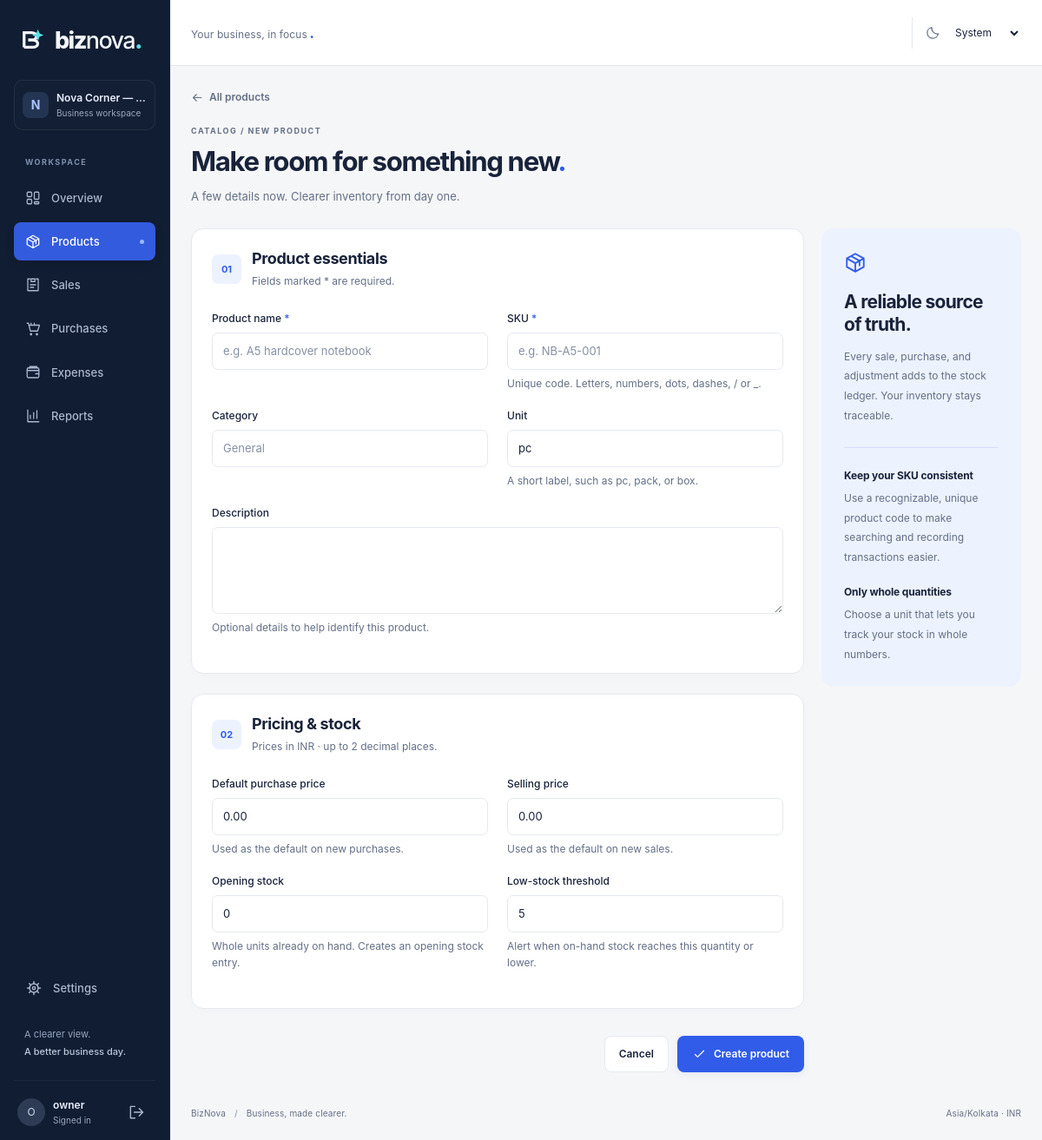
/products/new (signed in), run on the app's committed database.
### app/models/settings.py (models this page shows, shortened)
class BusinessSettings(db.Model):
    __tablename__ = "business_settings"
    id = db.Column(db.Integer, primary_key=True)
    business_name = db.Column(db.String(120), nullable=False, default="BizNova")
    currency = db.Column(db.String(3), nullable=False, default="INR")
    timezone = db.Column(db.String(64), nullable=False, default="Asia/Kolkata")
    theme = db.Column(db.String(10), nullable=False, default="system")
    updated_at = db.Column(db.DateTime, nullable=False, default=utcnow, onupdate=utcnow)
    __table_args__ = (
        db.CheckConstraint("theme IN ('light', 'dark', 'system')", name="ck_settings_theme"),
        db.CheckConstraint("length(currency) = 3", name="ck_settings_currency"),
    )
    @classmethod
    def get(cls) -> "BusinessSettings":
        with db.session.no_autoflush:
            settings = db.session.get(cls, 1)
        return settings

### app/models/user.py (models this page shows, shortened)
class User(TimestampMixin, db.Model):
    __tablename__ = "users"
    id = db.Column(db.Integer, primary_key=True)
    username = db.Column(db.String(40), nullable=False, unique=True, index=True)
    display_name = db.Column(db.String(120), nullable=False)
    password_hash = db.Column(db.String(255), nullable=False)
    last_login_at = db.Column(db.DateTime, nullable=True)

### app/blueprints/products.py (the view)
@bp.route("/new", methods=["GET", "POST"])
@login_required
def create():
    return product_form()

### app/blueprints/products.py (called while the page is built, shortened)
def product_form(product=None):
    errors, status = {}, 200
    if request.method == "POST":
        result, errors, status = attempt(lambda: products.update_product(product, request.form, g.user.id) if product else products.create_product(request.form, g.user.id))
        if not errors:
            flash("Product saved.", "success")
            return redirect(f"/products/{result.id}", code=303)
        form = request.form
    else:
        form = {"unit": "pc", "opening_stock": 0, "low_stock_threshold": 5, "purchase_price": "0.00", "selling_price": "0.00"}
    return render_template("products/form.html", product=product, form=form, errors=errors, categories=db.session.scalars(select(Category).order_by(Category.name)).all()), status

### app/models/base.py (called while the page is built)
def utcnow() -> datetime:
    return datetime.now(timezone.utc).replace(tzinfo=None)

### app/security.py (called while the page is built)
def session_expired():
    if not session.get("user_id"):
        return False
    try:
        seen = datetime.fromisoformat(session["last_seen"])
        return utcnow() - seen > current_app.config["SESSION_IDLE_TIMEOUT"]
    except (KeyError, ValueError, TypeError):
        return True

def login_required(view):
    @wraps(view)
    def wrapped(*args, **kwargs):
        if not getattr(g, "user", None):
            return redirect(url_for("auth.login", next=request.full_path if request.method == "GET" else "/"))
        return view(*args, **kwargs)
    return wrapped

def credential_stamp(user):
    return hmac.new(current_app.secret_key.encode(), user.password_hash.encode(), hashlib.sha256).hexdigest()

def load_user():
    g.user = None
    if session_expired():
        session.clear()
    if session.get("user_id"):
        g.user = db.session.get(User, session["user_id"])
        if not g.user or not hmac.compare_digest(session.get("credential_stamp", ""), credential_stamp(g.user)):
            session.clear()
            g.user = None
        else:
            session["last_seen"] = utcnow().isoformat()

### app/services/clock.py (called while the page is built)
def coerce_zone(name: str | None) -> ZoneInfo:
    try:
        return ZoneInfo(name or DEFAULT_TZ)
    except (ZoneInfoNotFoundError, ValueError):
        return ZoneInfo(DEFAULT_TZ)

def business_now(tz_name: str | None = None) -> datetime:
    return datetime.now(coerce_zone(tz_name))

def business_today(tz_name: str | None = None) -> date:
    return business_now(tz_name).date()

### app/templates/products/form.html (shortened to what this page needs)
{% extends 'base.html' %}
{% import '_ui.html' as ui with context %}
{% block content %}
<a class="back-link" href="{{ '/products/' ~ product.id if product else '/products' }}">{{ ui.icon('back') }}{{ 'Back to product' if product else 'All products' }}</a>
<div class="page-heading"><div><p class="eyebrow">CATALOG / {{ 'EDIT' if product else 'NEW PRODUCT' }}</p><h1>{{ 'Edit product' if product else 'Make room for something new' }}<span class="accent-dot">.</span></h1><p class="page-description">{{ 'Update your catalog without changing historical transactions.' if product else 'A few details now. Clearer inventory from day one.' }}</p></div></div>
<div class="form-layout"><form method="post" action="{{ '/products/' ~ product.id ~ '/edit' if product else '/products/new' }}" class="stack" data-async>{{ ui.csrf() }}
<section class="card form-card"><div class="section-title"><span class="step-number">01</span><div><h2>Product essentials</h2><p class="muted">Fields marked * are required.</p></div></div><div class="form-grid">{{ ui.input('name', 'Product name', required=true, maxlength=160, autocomplete='off', placeholder='e.g. A5 hardcover notebook') }}{{ ui.input('sku', 'SKU', required=true, maxlength=40, hint='Unique code. Letters, numbers, dots, dashes, / or _.', placeholder='e.g. NB-A5-001', autocomplete='off') }}{{ ui.input('category', 'Category', maxlength=80, placeholder='General') }}{{ ui.input('unit', 'Unit', maxlength=16, placeholder='pc', hint='A short label, such as pc, pack, or box.') }}</div>{{ ui.textarea('description', 'Description', maxlength=1000, hint='Optional details to help identify this product.') }}</section>
<section class="card form-card"><div class="section-title"><span class="step-number">02</span><div><h2>Pricing & stock</h2><p class="muted">Prices in {{ business.currency }} · up to 2 decimal places.</p></div></div><div class="form-grid">{{ ui.input('purchase_price', 'Default purchase price', inputmode='decimal', placeholder='0.00', hint='Used as the default on new purchases.') }}{{ ui.input('selling_price', 'Selling price', inputmode='decimal', placeholder='0.00', hint='Used as the default on new sales.') }}{% if not product %}{{ ui.input('opening_stock', 'Opening stock', type='number', min=0, step=1, inputmode='numeric', hint='Whole units already on hand. Creates an opening stock entry.') }}{% else %}<div class="field"><span class="field-label">Current stock</span><div class="readonly-value">{{ product.current_stock }} {{ product.unit }}</div><p class="hint">Use a <a href="/products/{{ product.id }}#adjust-stock">stock adjustment</a> to change quantity.</p></div>{% endif %}{{ ui.input('low_stock_threshold', 'Low-stock threshold', type='number', min=0, step=1, inputmode='numeric', hint='Alert when on-hand stock reaches this quantity or lower.') }}</div></section>
<div class="form-actions"><a class="btn btn-secondary" href="{{ '/products/' ~ product.id if product else '/products' }}">Cancel</a><button class="btn btn-primary" type="submit" data-loading-label="Saving product…">{{ ui.icon('check') }}{{ 'Save changes' if product else 'Create product' }}</button></div></form>
<aside class="form-aside"><div class="aside-callout">{{ ui.icon('box') }}<h2>A reliable source of truth.</h2><p>Every sale, purchase, and adjustment adds to the stock ledger. Your inventory stays traceable.</p><hr><h3>Keep your SKU consistent</h3><p>Use a recognizable, unique product code to make searching and recording transactions easier.</p><h3>Only whole quantities</h3><p>Choose a unit that lets you track your stock in whole numbers.</p></div></aside></div>
{% endblock %}

### app/templates/base.html (shortened to what this page needs)
<!doctype html>
<html lang="en" data-theme="light">
<head>
  <link rel="stylesheet" href="{{ url_for('static', filename='css/app.css') }}">
</head>
{% import '_ui.html' as ui with context %}
<body class="{% if not current_user %}auth-layout{% endif %}" data-currency="{{ business.currency if business else 'INR' }}">
{% if current_user %}
<aside class="sidebar no-print" id="sidebar" aria-label="Workspace navigation">
  <div class="sidebar-brand"><a class="brand" href="/" aria-label="BizNova home"><svg class="brand-mark" width="32" height="32" viewBox="0 0 32 32" fill="none" aria-hidden="true"><path d="M4 25V7h9c8 0 8 9 1 9H9m5 0c9 0 9 9 0 9H4" stroke="currentColor" stroke-width="3.5"/><path d="m21 3 2 5 5 2-5 2-2 5-2-5-5-2 5-2 2-5Z" fill="#5CE1E6"/></svg><span>biz<span class="brand-nova">nova</span><span class="brand-period">.</span></span></a><button class="icon-button mobile-only js-only" type="button" data-close-drawer aria-label="Close navigation">{{ ui.icon('close') }}</button></div>
  <div class="workspace-label"><span class="workspace-avatar">{{ (business.business_name or 'B')[:1]|upper }}</span><div><strong>{{ business.business_name }}</strong><small>Business workspace</small></div></div>
  <p class="nav-caption">WORKSPACE</p>
  <nav class="main-nav" aria-label="Main">
  {% for href, label, icon in [('/', 'Overview', 'dashboard'), ('/products', 'Products', 'box'), ('/sales', 'Sales', 'sale'), ('/purchases', 'Purchases', 'purchase'), ('/expenses', 'Expenses', 'expense'), ('/reports', 'Reports', 'report')] %}
  {% set active = request.path == href if href == '/' else request.path.startswith(href) %}<a href="{{ href }}" aria-label="{{ label }}" {% if active %}aria-current="page"{% endif %}>{{ ui.icon(icon) }}<span>{{ label }}</span>{% if active %}<span class="nav-active-dot"></span>{% endif %}</a>
  {% endfor %}
  </nav>
  <div class="sidebar-bottom"><a class="settings-nav {% if request.path == '/settings' %}active{% endif %}" href="/settings" {% if request.path == '/settings' %}aria-current="page"{% endif %}>{{ ui.icon('settings') }}Settings</a><div class="sidebar-note">A clearer view.<br><strong>A better business day.</strong></div><div class="account-row"><span class="user-avatar">{{ current_user.username[:1]|upper }}</span><div><strong>{{ current_user.username }}</strong><small>Signed in</small></div><form method="post" action="/auth/logout">{{ ui.csrf() }}<button class="icon-button" type="submit" aria-label="Sign out" title="Sign out">{{ ui.icon('logout') }}</button></form></div></div>
</aside>
{% endif %}
<div class="app-shell" id="app-shell">
  <header class="topbar no-print">
    <div class="topbar-start">{% if current_user %}<span class="topbar-workspace">Your business, in focus<span class="accent-dot">.</span></span>{% else %}<a class="brand brand-compact" href="/">biz<span class="brand-nova">nova</span><span class="brand-period">.</span></a>{% endif %}</div>
    <div class="topbar-actions"><div class="theme-control">{{ ui.icon('moon') }}<select id="header-theme" data-theme-select aria-label="Color theme"><option value="system" selected>System</option></select></div></div>
  </header>
  <main id="main-content" class="main-content" tabindex="-1">
    {% block content %}{% endblock %}
    {% if current_user %}<footer class="page-footer"><span>BizNova <span class="footer-divider">/</span> Business, made clearer.</span><span>{{ business.timezone }} · {{ business.currency }}</span></footer>{% endif %}
  </main>
</div>
</body>
</html>

### data on the page
BusinessSettings: business_name "N", business_name "Nova Corner —…", currency "INR", timezone "Asia/Kolkata"
User: username "O", username "owner"

### other printed values
{{ label }} "Overview" "Products" "Sales" "Purchases" "Expenses" "Reports"
{{ 'Back to product' if product else 'All products' }} "All products"
{{ 'EDIT' if product else 'NEW PRODUCT' }} "NEW PRODUCT"
{{ 'Edit product' if product else 'Make room for something new' }} "Make room for something new"
{{ label }} "Product name SKU Category Unit Default purchase price Selling price Opening stock Low-stock threshold"
{{ label }} "Description"
{{ hint }} "Optional details to help identify this product."
{{ 'Save changes' if product else 'Create product' }} "Create product"
